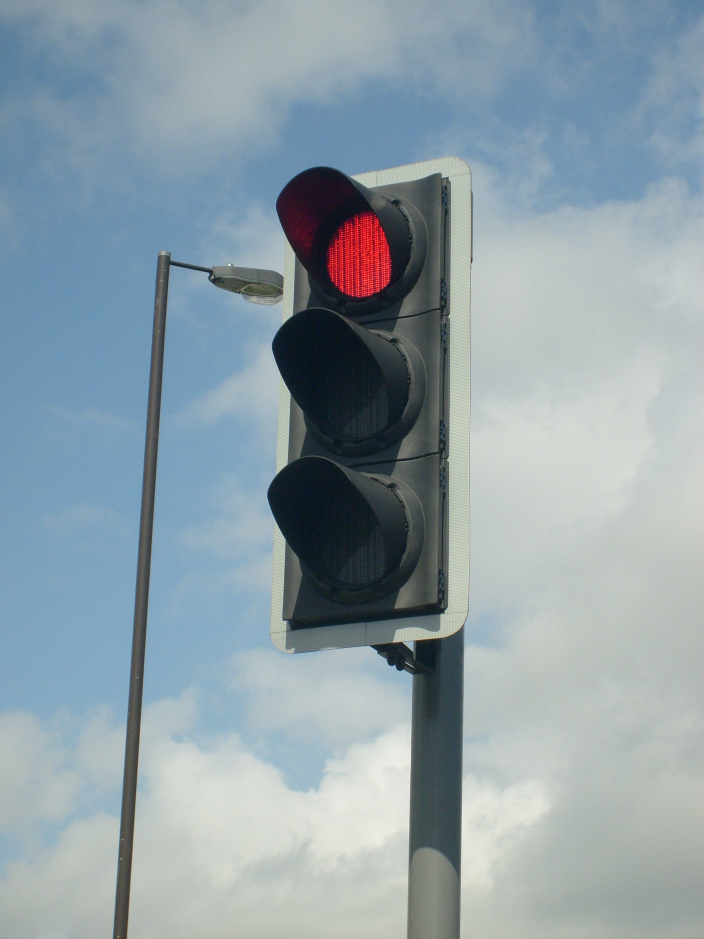
#> input picture mcav_av_workshop/test/STOP.jpg, 2112 x 2816 px, found by its file name (shown at 1/3 size)
$ python image_tools.py
#> lines starting #> are read from the running program, lines starting #| are printed output that depends on the picture
#> further down, test_img is the input picture: shape (2816, 2112, 3); mean B, G, R 167.4, 159.2, 143
"""
Image related operations for the AV workshop.
"""

import numpy as np
import cv2
from cv2 import aruco
from matplotlib import pyplot as plt

from config import*


# Various colors that can be used as defaults by participants
RED  = cv2.cvtColor(np.uint8([[[140, 15, 30  ]]]), cv2.COLOR_RGB2LAB)[0,0,:]  # A better red could be found for the application, interseting problem for participants!
SKY  = cv2.cvtColor(np.uint8([[[110, 150, 180]]]), cv2.COLOR_RGB2LAB)[0,0,:]
GREY = cv2.cvtColor(np.uint8([[[78,  82,  78 ]]]), cv2.COLOR_RGB2LAB)[0,0,:]
GREEN = cv2.cvtColor(np.uint8([[[0, 128,    0]]]), cv2.COLOR_RGB2LAB)[0,0,:]
WHITE = cv2.cvtColor(np.uint8([[[230, 240,255]]]), cv2.COLOR_RGB2LAB)[0,0,:]
BLUE = cv2.cvtColor(np.uint8([[[140, 200, 240]]]), cv2.COLOR_RGB2LAB)[0,0,:]

class Frame:
    """
    """
    def __init__(self, resolution) -> None:
        self.resolution = resolution
        self.camera_intrisic = CAMERA_INTRINSIC
        self.camera_distortion = CAMERA_DISTORTION

        self.rect_mat, self.roi = cv2.getOptimalNewCameraMatrix(CAMERA_INTRINSIC, CAMERA_DISTORTION,
                                                                resolution, 1, resolution)
        self.mapx, self.mapy = cv2.initUndistortRectifyMap(CAMERA_INTRINSIC, CAMERA_DISTORTION,
                                                           None, self.rect_mat, resolution, 5)

        self.image_lab = None
        self.image_gray = None


    def update_image(self, raw_image):
        raw_image = cv2.cvtColor(raw_image, cv2.COLOR_BGR2RGB) #Convert the image from BGR to RGB. cv2 default reads image as BGR
        rect_img = cv2.remap(raw_image, self.mapx, self.mapy, cv2.INTER_LINEAR)
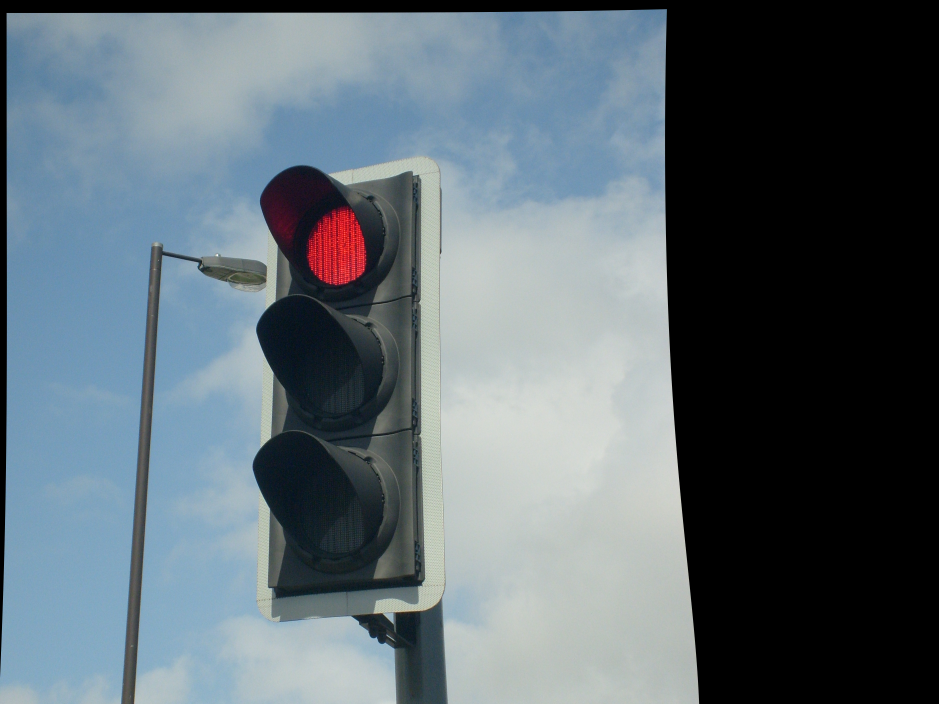
#> rect_img: shape (2112, 2816, 3) (shown at 1/3 size); mean R, G, B 94.4, 107.3, 115.1

        if self.image_lab is not None: self.image_lab[:] = cv2.cvtColor(rect_img, cv2.COLOR_RGB2LAB)  # Alter image in place if frame already initialized
        else: self.image_lab = cv2.cvtColor(rect_img, cv2.COLOR_RGB2LAB)
#> self.image_lab: shape (2112, 2816, 3); mean of channels 0, 1, 2 110.3, 125.5, 122.5

        if self.image_gray is not None: self.image_gray[:] = cv2.cvtColor(rect_img, cv2.COLOR_RGB2GRAY)
        else: self.image_gray = cv2.cvtColor(rect_img, cv2.COLOR_RGB2GRAY)
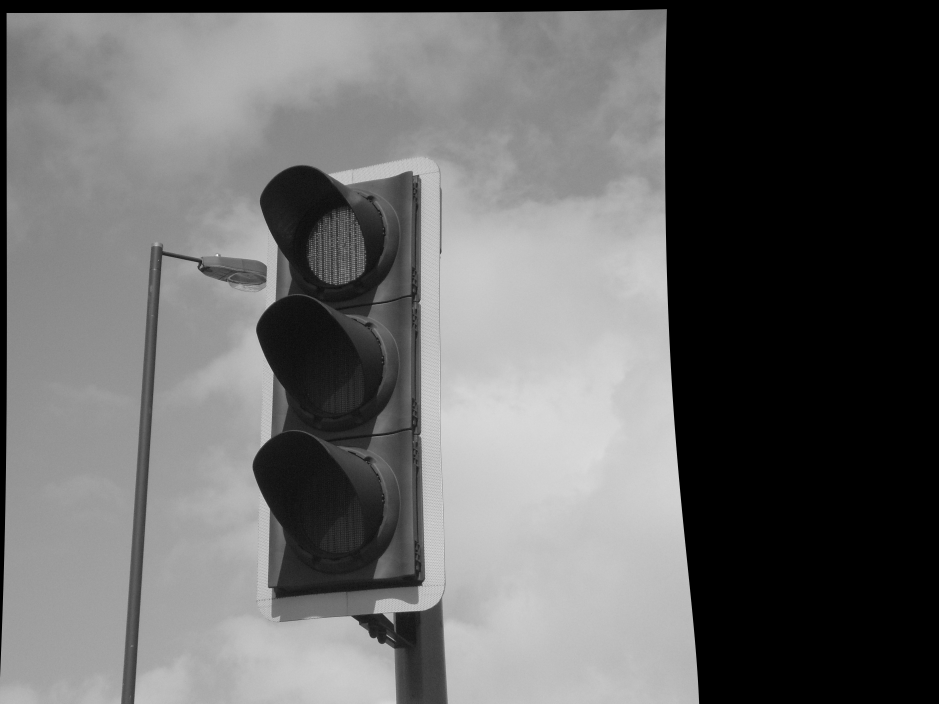
#> self.image_gray: shape (2112, 2816) (shown at 1/3 size); min 0, max 254, mean 104.3


class Crop:
    """
    """
    def __init__(self, frame, slice) -> None:
        self.frame = frame
        self.slice = slice

    def __getitem__(self, overlay_slice):
        return Crop(self.frame, np.s_[Crop._compose_slices(self.slice[0], overlay_slice[0]),
                                      Crop._compose_slices(self.slice[1], overlay_slice[1])], self.image)


    def aruco_pos(self):
        corners, ids, _ = aruco.detectMarkers(self.frame.image_gray[self.slice], ARUCO_DICT, parameters=ARUCO_PARAMS)
        rvecs, tvecs, _ = aruco.estimatePoseSingleMarkers(corners, ARUCO_SIZE, CAMERA_INTRINSIC, None)
        # TODO: return relative position of aruco markers

    def crop_bounding_box(self, top_left, bottom_right, colour_to_highlight, thresh):
        """
            top_left and bottom_right parameters are tuples.

        """
#> called with top_left = (900, 600), bottom_right = (1110, 870), colour_to_highlight = array of shape (3,), thresh = 30

        # Define the colour (BGR) and thickness of the rectangle
        colour = (0, 255, 0)  # Green
        thickness = 2

        # Draw the bounding box on the image
        cv2.rectangle(self.frame.image_lab, top_left, bottom_right, colour, thickness)

        # Define an overlay slice to update the crop
        overlay_slice = np.s_[top_left[1]:bottom_right[1], top_left[0]:bottom_right[0]]

        cropped_lab_image = self.frame.image_lab[overlay_slice]

        # Display the imagens with the bounding box
        cv2.imshow("Original Image", self.frame.image_lab)
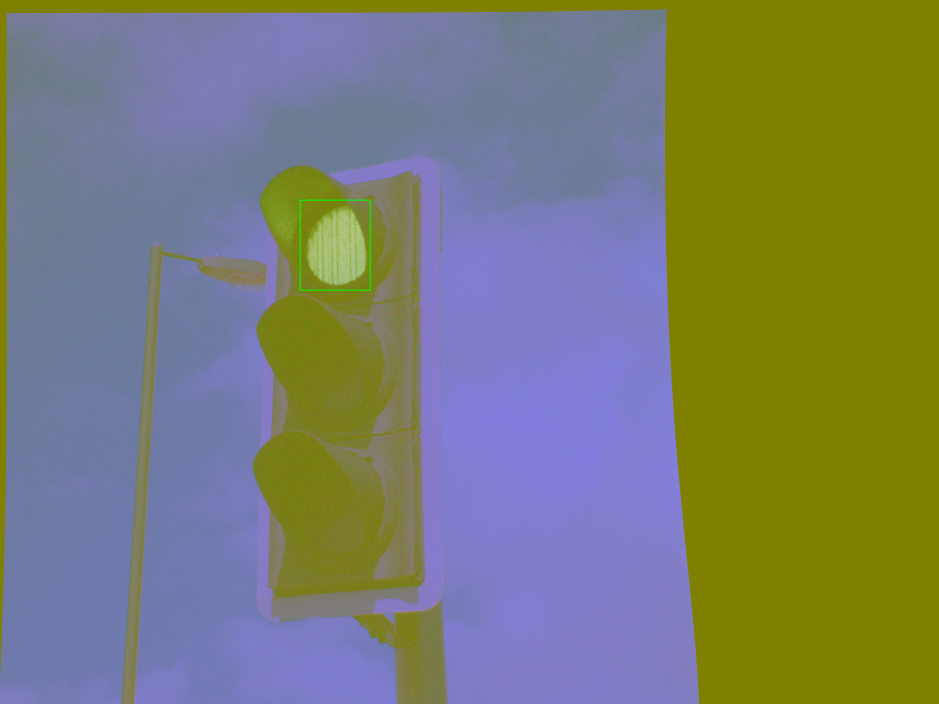
#> window 'Original Image': shape (2112, 2816, 3) (shown at 1/3 size); mean B, G, R 110.3, 125.6, 122.4
        return (cropped_lab_image, highlight_color(cropped_lab_image, colour_to_highlight, thresh))

    @staticmethod
    def _slice_none(x): return 0 if x is None else x  # Cast None to 0 when handling slice start arithmetic

    @staticmethod
    def _compose_slices(s1: slice, s2: slice):
        """
        Compose slice objects such that for s3: arr[s1][s2] == arr[s3] for array arr.
        Does not handle negative indexing or slice steps > 1.
        """
        start = Crop._slice_none(s1.start) + Crop._slice_none(s2.start)
        print(start)
        stop = s1.stop if s2.stop is None else start + s2.stop
        if start == 0: start = None
        return slice(start, stop)

class Image:
    """ Dummy class for code layout planning """
    def __init__(self, img) -> None:
        self.img = img


class HighlightedImage(Image):
    """ Dummy class for code layout planning """
    def __init__(self, bin_img, color) -> None:
        super().__init__(bin_img)
        self.color = color

    def check_color_threshold(self, threshold) -> bool:
        return ((np.count_nonzero(self.img))/(self.img.size)*100) >= threshold


def highlight_color(image, color, thresh):
    """
    Produces a binary image of which pixels in a given image are close to a specified color.

    Color proximity is determined by the L1 norm distance between colors in LAB colorspace.

    Arguments
    ---------
    image : Image
        Image object containing uint8 representation of LAB colorspace image
    color : np.ndarray (uint8, uint8, uint8)
        LAB coordinate representation of highlighted color
    thresh : int
        L1 norm distance threshold for pixel color to be highlighted

    Returns
    -------
    highlighted_image : HighlightedImage
        Binary image of highlighted pixels with associated color

    Notes
    -----
    LAB colorspace is a perceptually uniform colorspace that better represents human color ituition than RGB.
    Perceptual uniformity is important when we want to use a single thresholding value for components.
    See morea bout LAB colorspace here: https://learnopencv.com/color-spaces-in-opencv-cpp-python/
    """
    color_low = np.where(color > thresh, color, thresh)-thresh
    color_high = np.where(color < 255-thresh, color, 255-thresh)+thresh

    return HighlightedImage(cv2.inRange(image, color_low, color_high), color)


if __name__ == '__main__':
    """
    Junk testing code can go here, this file should never be called directly in normal operation
    """
    filename = 'mcav_av_workshop/test/STOP.jpg'
    test_img = cv2.imread(filename, 1)

    frame = Frame(test_img.shape[:2])
    frame.update_image(test_img)

    slice1 = (900, 600)
    slice2 = (1110, 870)

    test1 = Crop(frame, slice1)

    cropA= test1.crop_bounding_box(slice1, slice2, RED, 30)

    cv2.imshow("Cropped Image1", cropA[0])
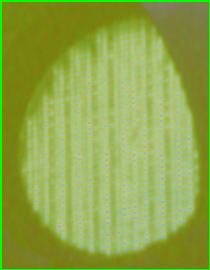
#> window 'Cropped Image1': shape (270, 210, 3); mean B, G, R 71.2, 165.7, 141.9

    # waits for user to press any key
    # (this is necessary to avoid Python kernel form crashing)
    cv2.waitKey(0)

    # closing all open windows
    cv2.destroyAllWindows()

    plt.imshow(cropA[1].img)

    # [4 lines of commented-out code are left out]

    plt.show()
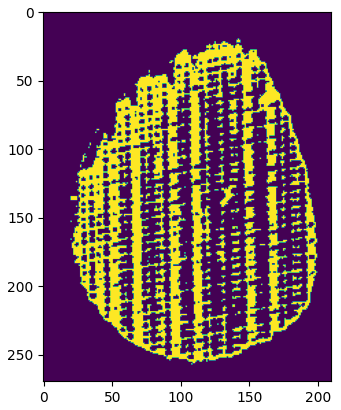
#> figure drawn by matplotlib, 1 panel
